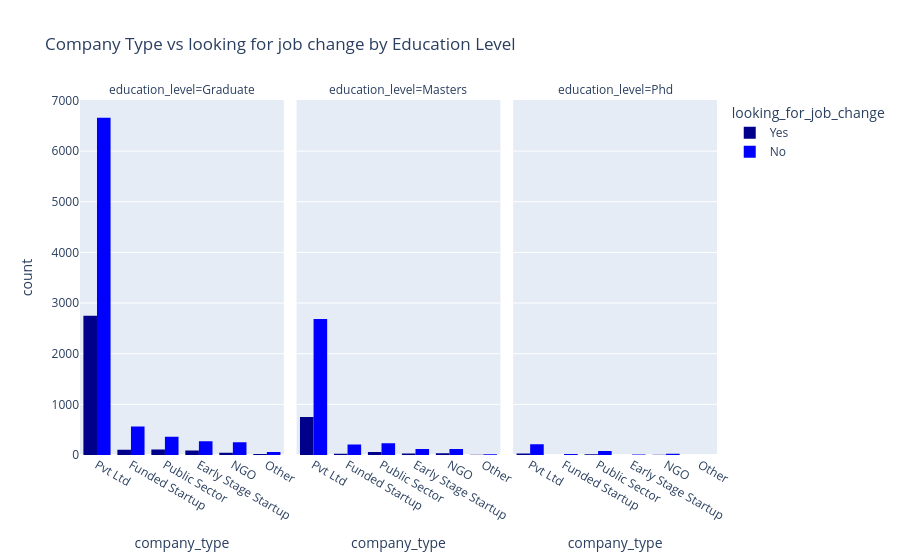

The notebook cell this image was saved under:
### Code cell
px.histogram(data,x = 'company_type' , color = 'looking_for_job_change',barmode='group',facet_col= 'education_level',color_discrete_sequence=['darkblue', 'blue'], title='Company Type vs looking for job change by Education Level')

### Figure 1 — Plotly figure (JSON) as saved in the notebook; plotly's stock layout.template omitted (floating-point values rounded to 4 significant figures; data arrays with more than 128 entries replaced by an {"elided": "..."} marker saying what was removed)
{"data": [{"alignmentgroup": "True", "bingroup": "x", "hovertemplate": "looking_for_job_change=Yes<br>education_level=Graduate<br>company_type=%{x}<br>count=%{y}<extra></extra>", "legendgroup": "Yes", "marker": {"color": "darkblue", "pattern": {"shape": ""}}, "name": "Yes", "offsetgroup": "Yes", "orientation": "v", "showlegend": true, "type": "histogram", "x": {"elided": "3116 str values"}, "xaxis": "x", "yaxis": "y"}, {"alignmentgroup": "True", "bingroup": "x", "hovertemplate": "looking_for_job_change=Yes<br>education_level=Masters<br>company_type=%{x}<br>count=%{y}<extra></extra>", "legendgroup": "Yes", "marker": {"color": "darkblue", "pattern": {"shape": ""}}, "name": "Yes", "offsetgroup": "Yes", "orientation": "v", "showlegend": false, "type": "histogram", "x": {"elided": "902 str values"}, "xaxis": "x2", "yaxis": "y2"}, {"alignmentgroup": "True", "bingroup": "x", "hovertemplate": "looking_for_job_change=Yes<br>education_level=Phd<br>company_type=%{x}<br>count=%{y}<extra></extra>", "legendgroup": "Yes", "marker": {"color": "darkblue", "pattern": {"shape": ""}}, "name": "Yes", "offsetgroup": "Yes", "orientation": "v", "showlegend": false, "type": "histogram", "x": ["Pvt Ltd", "Pvt Ltd", "Public Sector", "Pvt Ltd", "Public Sector", "Public Sector", "Pvt Ltd", "Pvt Ltd", "Pvt Ltd", "Pvt Ltd", "Pvt Ltd", "NGO", "Pvt Ltd", "Pvt Ltd", "Public Sector", "Pvt Ltd", "Pvt Ltd", "Public Sector", "Pvt Ltd", "NGO", "Public Sector", "Public Sector", "Funded Startup", "Pvt Ltd", "Public Sector", "Public Sector", "Pvt Ltd", "Pvt Ltd", "Pvt Ltd", "Public Sector", "NGO", "Pvt Ltd", "Funded Startup", "Pvt Ltd", "Pvt Ltd", "Pvt Ltd", "NGO", "Pvt Ltd", "Pvt Ltd", "Pvt Ltd", "NGO", "Pvt Ltd", "Public Sector", "Pvt Ltd", "NGO", "Pvt Ltd", "Pvt Ltd", "Public Sector", "Pvt Ltd", "Early Stage Startup", "Pvt Ltd", "Pvt Ltd", "Public Sector", "Public Sector", "Public Sector", "Public Sector"], "xaxis": "x3", "yaxis": "y3"}, {"alignmentgroup": "True", "bingroup": "x", "hovertemplate": "looking_for_job_change=No<br>education_level=Graduate<br>company_type=%{x}<br>count=%{y}<extra></extra>", "legendgroup": "No", "marker": {"color": "blue", "pattern": {"shape": ""}}, "name": "No", "offsetgroup": "No", "orientation": "v", "showlegend": true, "type": "histogram", "x": {"elided": "8159 str values"}, "xaxis": "x", "yaxis": "y"}, {"alignmentgroup": "True", "bingroup": "x", "hovertemplate": "looking_for_job_change=No<br>education_level=Masters<br>company_type=%{x}<br>count=%{y}<extra></extra>", "legendgroup": "No", "marker": {"color": "blue", "pattern": {"shape": ""}}, "name": "No", "offsetgroup": "No", "orientation": "v", "showlegend": false, "type": "histogram", "x": {"elided": "3369 str values"}, "xaxis": "x2", "yaxis": "y2"}, {"alignmentgroup": "True", "bingroup": "x", "hovertemplate": "looking_for_job_change=No<br>education_level=Phd<br>company_type=%{x}<br>count=%{y}<extra></extra>", "legendgroup": "No", "marker": {"color": "blue", "pattern": {"shape": ""}}, "name": "No", "offsetgroup": "No", "orientation": "v", "showlegend": false, "type": "histogram", "x": {"elided": "349 str values"}, "xaxis": "x3", "yaxis": "y3"}], "layout": {"annotations": [{"font": {}, "showarrow": false, "text": "education_level=Graduate", "x": 0.16, "xanchor": "center", "xref": "paper", "y": 1, "yanchor": "bottom", "yref": "paper"}, {"font": {}, "showarrow": false, "text": "education_level=Masters", "x": 0.5, "xanchor": "center", "xref": "paper", "y": 1, "yanchor": "bottom", "yref": "paper"}, {"font": {}, "showarrow": false, "text": "education_level=Phd", "x": 0.84, "xanchor": "center", "xref": "paper", "y": 1, "yanchor": "bottom", "yref": "paper"}], "barmode": "group", "legend": {"title": {"text": "looking_for_job_change"}, "tracegroupgap": 0}, "title": {"text": "Company Type vs looking for job change by Education Level"}, "xaxis": {"anchor": "y", "domain": [0, 0.32], "title": {"text": "company_type"}}, "xaxis2": {"anchor": "y2", "domain": [0.34, 0.66], "matches": "x", "title": {"text": "company_type"}}, "xaxis3": {"anchor": "y3", "domain": [0.68, 1.0], "matches": "x", "title": {"text": "company_type"}}, "yaxis": {"anchor": "x", "domain": [0, 1], "title": {"text": "count"}}, "yaxis2": {"anchor": "x2", "domain": [0, 1], "matches": "y", "showticklabels": false}, "yaxis3": {"anchor": "x3", "domain": [0, 1], "matches": "y", "showticklabels": false}}}
